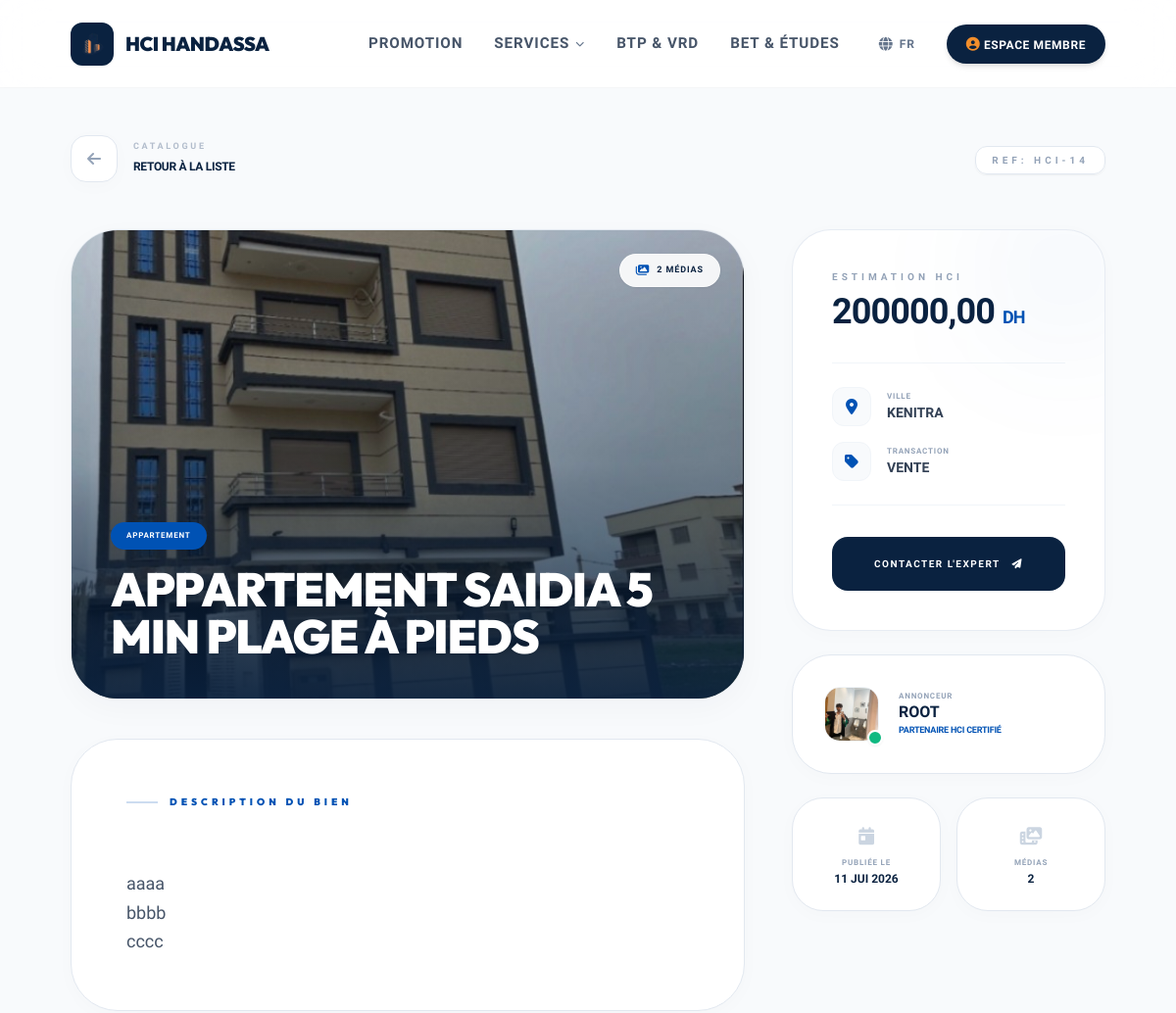
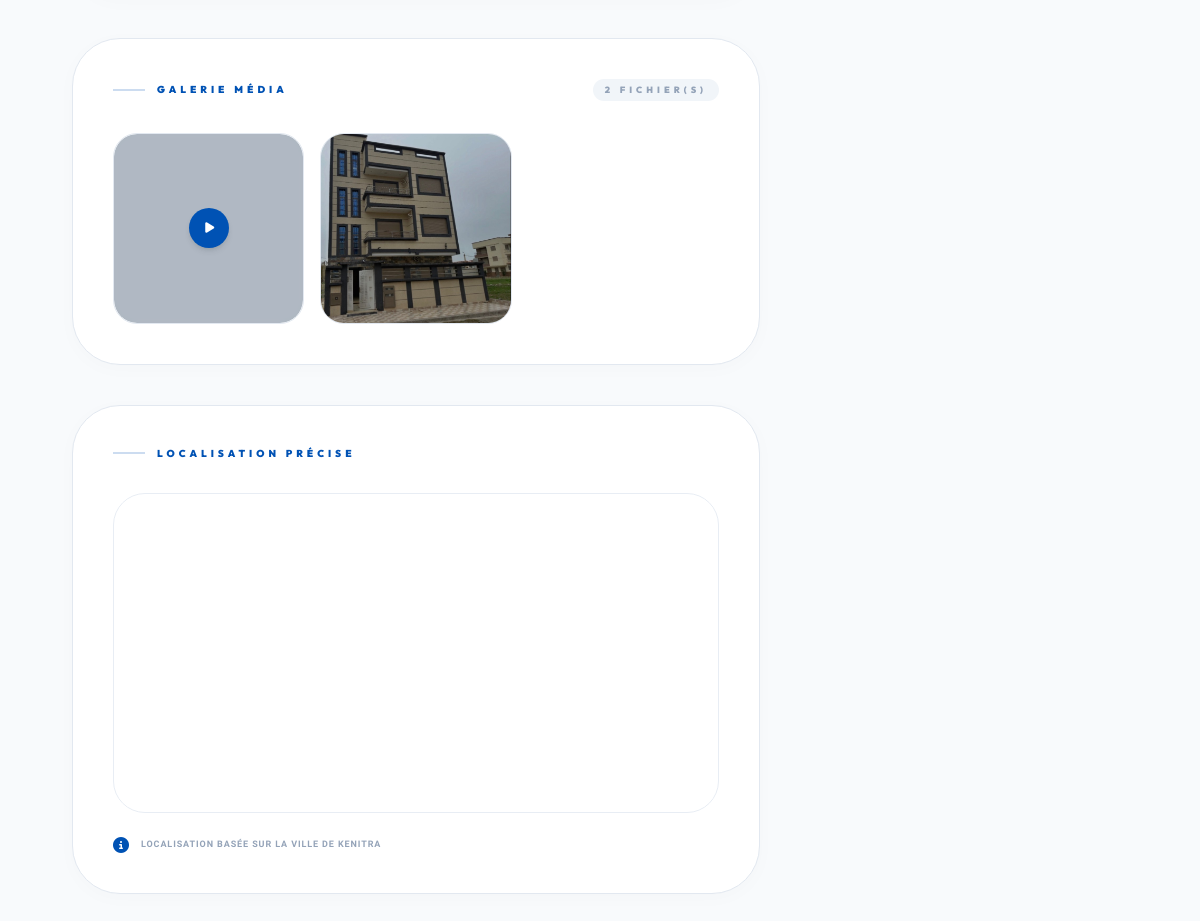
Page /fr/annonces/14/ on the committed database (2 pictures, top to bottom).
### management/models.py (models this page shows, shortened)
class Annonce(models.Model):
    STATUS_CHOICES = [
        ('pending', 'En attente'),
        ('published', 'Publiée'),
        ('archived', 'Archivée'),
    ]
    TRANSACTION_CHOICES = [
        ('ACHAT', 'Achat'),
        ('VENTE', 'Vente'),
        ('LOCATION', 'Location'),
    ]
    TYPE_CHOICES = [
        ('VILLA', 'Villa'),
        ('APPARTEMENT', 'Appartement'),
        ('TERRAIN', 'Terrain'),
        ('BUREAU', 'Bureau'),
    ]
    auteur = models.ForeignKey(User, on_delete=models.CASCADE, related_name='annonces')
    titre = models.CharField(max_length=200)
    type_transaction = models.CharField(
        max_length=20,
        choices=TRANSACTION_CHOICES,
        default='ACHAT'
    )
    type_bien = models.CharField(
        max_length=50,
        choices=TYPE_CHOICES
    )
    ville = models.CharField(max_length=100, default="Maroc")
    prix = models.DecimalField(max_digits=15, decimal_places=2)
    description = models.TextField()
    status = models.CharField(max_length=10, choices=STATUS_CHOICES, default='pending')
    date_pub = models.DateTimeField(auto_now_add=True)
    latitude = models.DecimalField(max_digits=9, decimal_places=6, null=True, blank=True)
    longitude = models.DecimalField(max_digits=9, decimal_places=6, null=True, blank=True)

class AnnonceMedia(models.Model):
    annonce = models.ForeignKey(Annonce, on_delete=models.CASCADE, related_name='media')
    file = models.FileField(upload_to='annonces/media/')
    is_video = models.BooleanField(default=False)

class Profile(models.Model):
    user = models.OneToOneField(User, on_delete=models.CASCADE)
    is_approved_editor = models.BooleanField(default=False)
    phone_number = models.CharField(max_length=20, blank=True, verbose_name="Téléphone")
    image = models.ImageField(default='default.jpg', upload_to='profile_pics')
    bio = models.TextField(max_length=500, blank=True)
    user_type = models.CharField(max_length=20, choices=[
        ('client', 'Client'),
        ('partner', 'Partenaire HCI')
    ], default='client')

### management/views.py (the view)
# urls.py: path('annonces/<int:pk>/', views.annonce_detail, name='annonce_detail'),
def annonce_detail(request, pk):
    annonce = get_object_or_404(Annonce, pk=pk)
    return render(request, 'management/annonces_details.html', {'annonce': annonce})

### management/templates/management/annonces_details.html (shortened to what this page needs)
{% extends "management/base.html" %}
{% load static %}
{% load i18n %}
{% block content %}
<div class="min-h-screen bg-[#F8FAFC] py-12 px-[6%] text-[#0A2240]">
    <nav class="mb-12 flex items-center justify-between">
        <a href="{% url 'annonces_list' %}" class="flex items-center gap-4 group">
            <div class="w-12 h-12 architect-card flex items-center justify-center rounded-2xl group-hover:border-[#0052B4] transition-all duration-300">
                <i class="fa-solid fa-arrow-left text-slate-400 group-hover:text-[#0052B4] transition-colors"></i>
            </div>
            <div>
                <span class="text-[9px] font-black uppercase tracking-[0.3em] text-slate-400/70 block">{% trans "Catalogue" %}</span>
                <span class="text-xs font-black uppercase tracking-tight text-[#0A2240]">{% trans "Retour à la liste" %}</span>
            </div>
        </a>
        <div class="hidden md:block text-right">
            <span class="text-slate-400 font-black text-[10px] uppercase tracking-[0.4em] bg-white border border-slate-200 px-4 py-2 rounded-xl shadow-sm">Ref: HCI-{{ annonce.id }}</span>
        </div>
    </nav>
    <main class="grid grid-cols-1 lg:grid-cols-3 gap-12">
        <div class="lg:col-span-2 space-y-10">
            <div class="hero-container group">
                {% with media_list=annonce.media.all %}
                    <div class="w-full h-full relative">
                        {% for m in media_list %}
                            {% if not m.is_video %}
                                <img src="{{ m.file.url }}" alt="{{ annonce.titre }}"
                                     class="w-full h-full object-cover absolute inset-0 z-0 transition-transform duration-1000 group-hover:scale-103">
                            {% endif %}
                        {% endfor %}
                    </div>
                {% endwith %}
                <div class="absolute inset-0 bg-gradient-to-t from-[#0A2240]/90 via-[#0A2240]/20 to-transparent z-5"></div>
                <div class="absolute bottom-10 left-10 right-10 z-10">
                    <span class="bg-[#0052B4] text-white font-black text-[8px] uppercase tracking-widest px-4 py-2 rounded-full mb-4 inline-block shadow-sm">
                        {{ annonce.get_type_bien_display }}
                    </span>
                    <h1 class="text-3xl md:text-5xl font-black uppercase tracking-tight leading-none text-white max-w-2xl drop-shadow-sm">
                        {{ annonce.titre }}
                    </h1>
                </div>
                {% with annonce.media.count as total %}
                {% if total > 1 %}
                <div class="absolute top-6 right-6 bg-white/90 backdrop-blur-md px-4 py-2 rounded-full border border-white/60 flex items-center gap-2 shadow-sm z-10">
                    <i class="fa-solid fa-images text-[#0052B4] text-xs"></i>
                    <span class="text-[9px] font-black uppercase tracking-widest text-[#0A2240]">{{ total }} {% trans "médias" %}</span>
                </div>
                {% endif %}
                {% endwith %}
            </div>
            <div class="architect-card rounded-[3rem] p-10 md:p-14">
                <h2 class="text-[#0052B4] text-[10px] font-black uppercase tracking-[0.4em] mb-8 flex items-center gap-3">
                    <span class="w-8 h-[2px] bg-[#0052B4]/20"></span> {% trans "Description du bien" %}
                </h2>
                <p class="text-slate-600 leading-relaxed text-lg font-medium whitespace-pre-line">
                    {{ annonce.description }}
                </p>
            </div>
            {% with annonce.media.all as all_media %}
            {% if all_media %}
            <div class="architect-card rounded-[3rem] p-10">
                <h2 class="text-[#0052B4] text-[10px] font-black uppercase tracking-[0.4em] mb-8 flex items-center gap-3">
                    <span class="w-8 h-[2px] bg-[#0052B4]/20"></span> {% trans "Galerie Média" %}
                    <span class="ml-auto text-slate-400 font-black text-[9px] bg-slate-100 px-3 py-1 rounded-full">{{ all_media|length }} {% trans "fichier(s)" %}</span>
                </h2>
                <div class="gallery-grid">
                    {% for media in all_media %}
                    <div class="gallery-thumb" onclick="openLightbox({{ forloop.counter0 }})">
                        {% if media.is_video %}
                            <div class="video-badge">
                                <div class="w-10 h-10 rounded-full bg-[#0052B4] flex items-center justify-center text-white shadow-md">
                                    <i class="fa-solid fa-play text-xs ml-0.5"></i>
                                </div>
                            </div>
                        {% else %}
                            <img src="{{ media.file.url }}" alt="Media {{ forloop.counter }}">
                        {% endif %}
                    </div>
                    {% endfor %}
                </div>
            </div>
            {% endif %}
            {% endwith %}
            <div class="architect-card rounded-[3rem] p-10">
                <h2 class="text-[#0052B4] text-[10px] font-black uppercase tracking-[0.4em] mb-8 flex items-center gap-3">
                    <span class="w-8 h-[2px] bg-[#0052B4]/20"></span> {% trans "Localisation Précise" %}
                </h2>
                <div class="map-container">
                    <iframe
                        width="100%"
                        height="100%"
                        frameborder="0"
                        scrolling="no"
                        marginheight="0"
                        marginwidth="0"
                        src="https://maps.google.com/maps?q={{ annonce.ville|urlencode }}&t=&z=13&ie=UTF8&iwloc=&output=embed">
                     Cenitaf</iframe>
                </div>
                <div class="mt-6 flex items-center gap-3 text-slate-400">
                    <i class="fa-solid fa-circle-info text-[#0052B4]"></i>
                    <p class="text-[9px] font-bold uppercase tracking-widest">{% trans "Localisation basée sur la ville de" %} {{ annonce.ville }}</p>
                </div>
            </div>
        </div>
        <div class="space-y-6">
            <div class="architect-card rounded-[2.5rem] p-10 relative overflow-hidden border-slate-200/80">
                <div class="absolute -top-10 -right-10 w-40 h-40 bg-[#0052B4]/5 rounded-full blur-3xl"></div>
                <label class="text-slate-400 text-[10px] font-black uppercase tracking-[0.4em] block mb-2">{% trans "Estimation HCI" %}</label>
                <div class="text-4xl font-black text-[#0A2240] tracking-tight mb-8">
                    {{ annonce.prix }} <span class="text-lg font-black text-[#0052B4]">DH</span>
                </div>
                <div class="space-y-4 mb-8 border-t border-b border-slate-100 py-6">
                    <div class="flex items-center gap-4">
                        <div class="w-10 h-10 rounded-xl bg-slate-50 border border-slate-100 flex items-center justify-center text-[#0052B4]">
                            <i class="fa-solid fa-location-dot"></i>
                        </div>
                        <div>
                            <p class="text-slate-400 text-[8px] font-black uppercase tracking-widest">{% trans "Ville" %}</p>
                            <p class="font-extrabold text-slate-700 text-sm uppercase">{{ annonce.ville }}</p>
                        </div>
                    </div>
                    <div class="flex items-center gap-4">
                        <div class="w-10 h-10 rounded-xl bg-slate-50 border border-slate-100 flex items-center justify-center text-[#0052B4]">
                            <i class="fa-solid fa-tag"></i>
                        </div>
                        <div>
                            <p class="text-slate-400 text-[8px] font-black uppercase tracking-widest">{% trans "Transaction" %}</p>
                            <p class="font-extrabold text-slate-700 text-sm uppercase">{{ annonce.get_type_transaction_display }}</p>
                        </div>
                    </div>
                </div>
                <button class="w-full bg-[#0A2240] text-white font-black py-5 rounded-2xl uppercase tracking-[0.15em] text-[10px] hover:bg-[#0052B4] hover:shadow-[0_12px_30px_rgba(0,82,180,0.15)] transition-all duration-300 transform active:scale-98">
                    {% trans "Contacter l'expert" %} <i class="fa-solid fa-paper-plane ml-2"></i>
                </button>
            </div>
            <div class="architect-card rounded-[2.5rem] p-8 flex items-center gap-5">
                <div class="relative">
                    {% if annonce.auteur.profile.image %}
                        <img src="{{ annonce.auteur.profile.image.url }}" class="w-14 h-14 rounded-2xl object-cover border border-slate-100">
                    {% else %}
                        <div class="w-14 h-14 rounded-2xl bg-slate-50 flex items-center justify-center border border-slate-100 text-slate-400">
                            <i class="fa-solid fa-user text-lg"></i>
                        </div>
                    {% endif %}
                    <div class="absolute -bottom-1 -right-1 w-4 h-4 bg-emerald-500 border-2 border-white rounded-full shadow-sm"></div>
                </div>
                <div>
                    <p class="text-slate-400 text-[8px] font-black uppercase tracking-widest">{% trans "Annonceur" %}</p>
                    <p class="font-black text-[#0A2240] text-md leading-tight uppercase">{{ annonce.auteur.get_full_name|default:annonce.auteur.username }}</p>
                    <p class="text-[#0052B4] text-[9px] font-black uppercase tracking-tight mt-0.5">{% trans "Partenaire HCI Certifié" %}</p>
                </div>
            </div>
            <div class="grid grid-cols-2 gap-4">
                <div class="architect-card rounded-[2rem] p-6 text-center">
                    <i class="fa-solid fa-calendar-day text-slate-300 text-lg mb-2"></i>
                    <p class="text-[8px] text-slate-400 font-black uppercase tracking-widest mb-0.5">{% trans "Publiée le" %}</p>
                    <p class="text-xs font-black text-[#0A2240] uppercase">{{ annonce.date_pub|date:"d M Y" }}</p>
                </div>
                <div class="architect-card rounded-[2rem] p-6 text-center">
                    <i class="fa-solid fa-photo-film text-slate-300 text-lg mb-2"></i>
                    <p class="text-[8px] text-slate-400 font-black uppercase tracking-widest mb-0.5">{% trans "Médias" %}</p>
                    <p class="text-xs font-black text-[#0A2240] uppercase">{{ annonce.media.count }}</p>
                </div>
            </div>
        </div>
    </main>
</div>
{% endblock %}

### rows in the picture
Annonce: id "14", type_bien "APPARTEMENT", titre "APPARTEMENT SAIDIA 5 MIN PLAGE À PIEDS", description "aaaa bbbb cccc", ville "KENITRA", prix "200000,00", type_transaction "VENTE", auteur.profile.image (picture), auteur.get_full_name "ROOT", date_pub "11 JUI 2026", media.count "2"
AnnonceMedia: file (picture)

### other values in the picture
{{ LANGUAGE_CODE|upper }} "FR"
{{ total }} "2"
{{ all_media|length }} "2"
